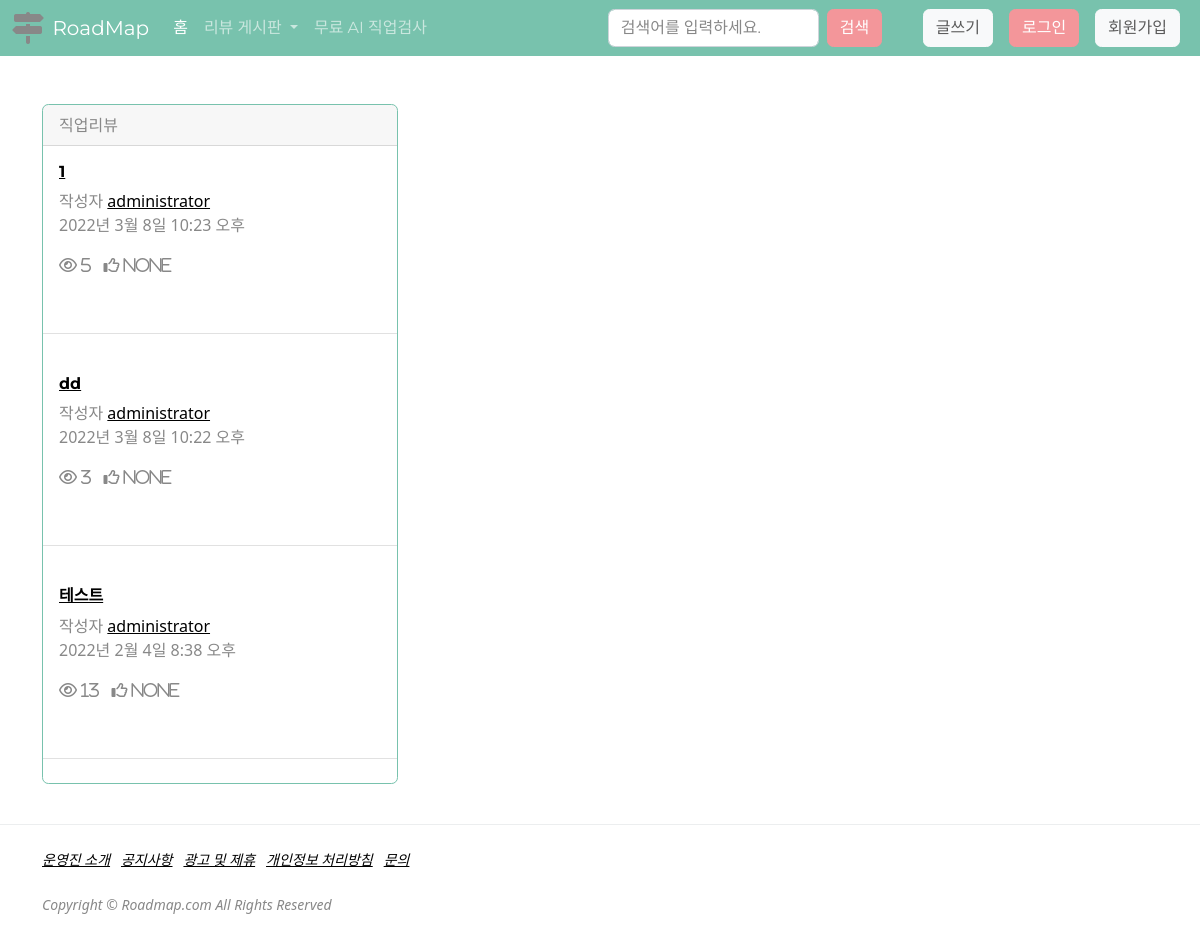
Before: /board/job/ with the older database file.
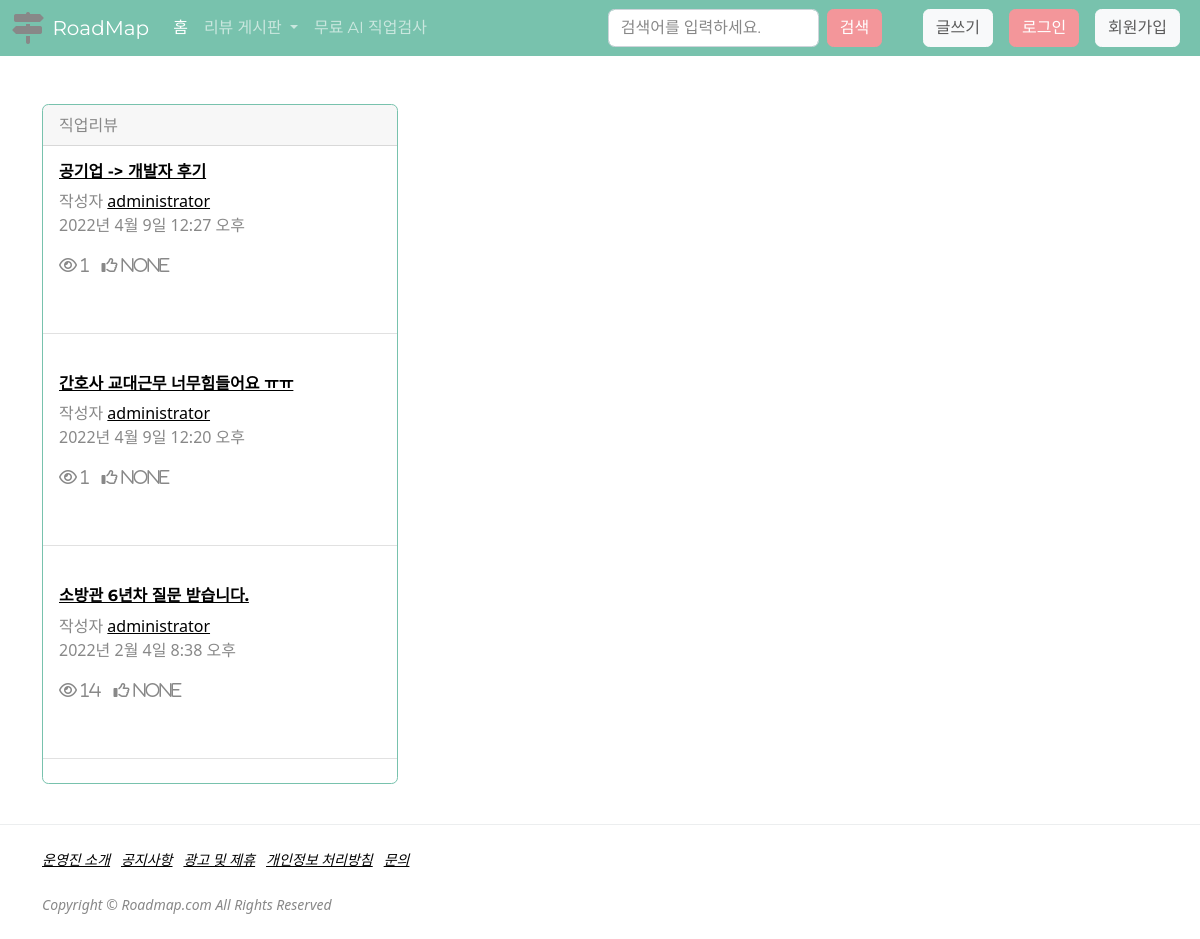
After: the same page with the newer database file.
### board/models.py (models this page shows, shortened)
class Post(models.Model):
    title = models.CharField(max_length=200, verbose_name="제목")
    contents = models.TextField(verbose_name="내용")
    writer = models.ForeignKey(
        'user.BoardMember', on_delete=models.CASCADE, null=True, verbose_name="작성자")
    created_at = models.DateTimeField(
        auto_now_add=True, null=True, verbose_name="작성일")
    updated_at = models.DateTimeField(
        auto_now=True, null=True, verbose_name="최종수정일")
    view_count = models.PositiveIntegerField(default=0, verbose_name="조회수")
    like_count = models.IntegerField(null=True, verbose_name="좋아요수")
    name_choices = (('직업리뷰', '직업리뷰'), ('학과리뷰', '학과리뷰'))
    name = models.CharField(
        max_length=200, null=True, choices=name_choices, verbose_name="게시판명")
    class Meta:
        db_table = 'boards'
        verbose_name = '게시판'
        verbose_name_plural = '게시판'

### user/models.py (models this page shows)
class BoardMember(models.Model):
    username = models.CharField(max_length=100, verbose_name='유저ID')
    email = models.EmailField(max_length=100, verbose_name='유저메일')
    password = models.CharField(max_length=100, verbose_name='유저PW')
    created_at = models.DateTimeField(auto_now_add=True, verbose_name='가입날짜')
    updated_at = models.DateTimeField(auto_now=True, verbose_name='마지막수정일')
    def __str__(self):
        return self.username
    class Meta:
        db_table = 'boardmembers'
        verbose_name = '게시판멤버'
        verbose_name_plural = '게시판멤버'

### board/views.py (the view)
# urls.py: path('job/', views.job, name='job'),
def job(request):
    job_models = Post.objects.filter(name='직업리뷰').order_by('-id')
    return render(request, 'board.html', {'post': job_models, 'board_name': '직업'})

### board/templates/board.html (shortened to what this page needs)
{% extends "base.html" %}
{% block body %}
{% load static %}
<div class="container">
    <div class="row">
        <div class="col-sm-4">
            <div class="card border-primary mb-3" style="max-width: 25rem;">
                <div class="card-header">{{board_name}}리뷰</div>
                {% for board_detail in post %}
                <div class="card-body">
                    <a href="{% url 'board_detail' board_detail.pk %}">
                    <h6 class="card-title">{{board_detail.title}}</h6>
                    </a>
                    <p class="card-text">작성자
                        <a href="{% url 'board_detail' board_detail.pk %}">{{board_detail.writer}}</a><br>
                        {{board_detail.created_at}}
                    </p>
                    <p class="post-counter">
                        <i class="far fa-eye"> {{board_detail.view_count}}</i>
                        <i class="far fa-thumbs-up"> {{board_detail.like_count}}</i>
                </div>
                <hr class="my-4" />
                {% endfor %}
            </div>
        </div>
    </div>
</div>
{% endblock body %}

Changed rows visible on the page:
removed Post: title "1", writer "administrator", created_at "2022년 3월 8일 10:23 오후", view_count "5", like_count "None"
removed Post: title "dd", writer "administrator", created_at "2022년 3월 8일 10:22 오후", view_count "3", like_count "None"
added Post: title "공기업 -> 개발자 후기", writer "administrator", created_at "2022년 4월 9일 12:27 오후", view_count "1", like_count "None"
added Post: title "간호사 교대근무 너무힘들어요 ㅠㅠ", writer "administrator", created_at "2022년 4월 9일 12:20 오후", view_count "1", like_count "None"
changed Post "2022년 2월 4일 8:38 오후": title "테스트" → "소방관 6년차 질문 받습니다."; view_count "13" → "14"
